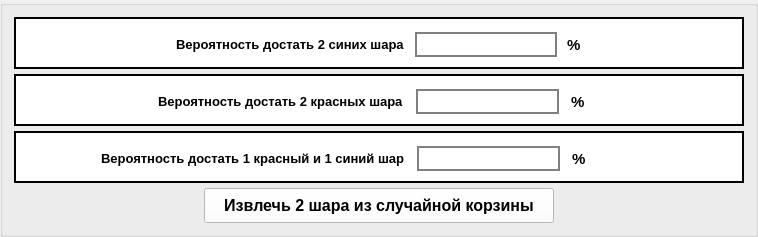
         <widget class="QGroupBox" name="Box3">
          <property name="styleSheet">
           <string notr="true">
QGroupBox#Box3 {
border: 2px solid black; /* Черная граница */
 padding: 5px;
background-color: rgb(241, 241, 241);
}
</string>
          </property>
          <layout class="QVBoxLayout" name="verticalLayout_2" stretch="0,0,0,0,0">
           <property name="spacing">
            <number>5</number>
           </property>
           <item>
            <widget class="QGroupBox" name="horizontalGroupBox_9">
             <property name="styleSheet">
              <string notr="true">background-color: rgb(255, 255, 255);
border-color: rgb(13, 13, 13);
border: 2px solid black;</string>
             </property>
             <layout class="QHBoxLayout" name="horizontalLayout_22" stretch="5,5,1">
              <property name="spacing">
               <number>4</number>
              </property>
              <property name="leftMargin">
               <number>154</number>
              </property>
              <property name="rightMargin">
               <number>152</number>
              </property>
              <item>
               <widget class="QLabel" name="label_5">
                <property name="font">
                 <font>
                  <family>Arial</family>
                  <pointsize>10</pointsize>
                  <weight>75</weight>
                  <bold>true</bold>
                 </font>
                </property>
                <property name="focusPolicy">
                 <enum>Qt::NoFocus</enum>
                </property>
                <property name="styleSheet">
                 <string notr="true">border-color: rgb(255, 255, 255);</string>
                </property>
                <property name="text">
                 <string>Вероятность достать 2 синих шара</string>
                </property>
               </widget>
              </item>
              <item>
               <widget class="QLineEdit" name="probTwoBlue">
                <property name="font">
                 <font>
                  <family>Arial</family>
                  <pointsize>12</pointsize>
                 </font>
                </property>
                <property name="styleSheet">
                 <string notr="true">border: 2px solid gray;
</string>
                </property>
                <property name="alignment">
                 <set>Qt::AlignCenter</set>
                </property>
                <property name="readOnly">
                 <bool>true</bool>
                </property>
               </widget>
              </item>
              <item>
               <widget class="QLabel" name="label_22">
                <property name="font">
                 <font>
                  <family>Arial</family>
                  <pointsize>11</pointsize>
                  <weight>75</weight>
                  <bold>true</bold>
                 </font>
                </property>
                <property name="styleSheet">
                 <string notr="true">border-color: rgb(255, 255, 255);</string>
                </property>
                <property name="text">
                 <string>%</string>
                </property>
               </widget>
              </item>
             </layout>
            </widget>
           </item>
           <item>
            <widget class="QGroupBox" name="horizontalGroupBox_10">
             <property name="styleSheet">
              <string notr="true">background-color: rgb(255, 255, 255);
border-color: rgb(13, 13, 13);
border: 2px solid black;</string>
             </property>
             <layout class="QHBoxLayout" name="horizontalLayout_23" stretch="5,5,1">
              <property name="spacing">
               <number>6</number>
              </property>
              <property name="leftMargin">
               <number>136</number>
              </property>
              <property name="rightMargin">
               <number>148</number>
              </property>
              <item>
               <widget class="QLabel" name="label_6">
                <property name="font">
                 <font>
                  <family>Arial</family>
                  <pointsize>10</pointsize>
                  <weight>75</weight>
                  <bold>true</bold>
                 </font>
                </property>
                <property name="styleSheet">
                 <string notr="true">border-color: rgb(255, 255, 255);</string>
                </property>
                <property name="text">
                 <string>Вероятность достать 2 красных шара</string>
                </property>
               </widget>
              </item>
              <item>
               <widget class="QLineEdit" name="probTwoRed">
                <property name="font">
                 <font>
                  <family>Arial</family>
                  <pointsize>12</pointsize>
                 </font>
                </property>
                <property name="styleSheet">
                 <string notr="true">border: 2px solid gray;
</string>
                </property>
                <property name="alignment">
                 <set>Qt::AlignCenter</set>
                </property>
                <property name="readOnly">
                 <bool>true</bool>
                </property>
               </widget>
              </item>
              <item>
               <widget class="QLabel" name="label_23">
                <property name="font">
                 <font>
                  <family>Arial</family>
                  <pointsize>11</pointsize>
                  <weight>75</weight>
                  <bold>true</bold>
                 </font>
                </property>
                <property name="styleSheet">
                 <string notr="true">border-color: rgb(255, 255, 255);</string>
                </property>
                <property name="text">
                 <string>%</string>
                </property>
               </widget>
              </item>
             </layout>
            </widget>
           </item>
           <item>
            <widget class="QGroupBox" name="horizontalGroupBox_8">
             <property name="styleSheet">
              <string notr="true">background-color: rgb(255, 255, 255);
border-color: rgb(13, 13, 13);
border: 2px solid black;</string>
             </property>
             <layout class="QHBoxLayout" name="horizontalLayout_21" stretch="5,5,1">
              <property name="spacing">
               <number>6</number>
              </property>
              <property name="leftMargin">
               <number>79</number>
              </property>
              <property name="rightMargin">
               <number>147</number>
              </property>
              <item>
               <widget class="QLabel" name="label_4">
                <property name="font">
                 <font>
                  <family>Arial</family>
                  <pointsize>10</pointsize>
                  <weight>75</weight>
                  <bold>true</bold>
                 </font>
                </property>
                <property name="styleSheet">
                 <string notr="true">border-color: rgb(255, 255, 255);</string>
                </property>
                <property name="text">
                 <string>Вероятность достать 1 красный и 1 синий шар</string>
                </property>
               </widget>
              </item>
              <item>
               <widget class="QLineEdit" name="probMixed">
                <property name="font">
                 <font>
                  <family>Arial</family>
                  <pointsize>12</pointsize>
                 </font>
                </property>
                <property name="styleSheet">
                 <string notr="true">border: 2px solid gray;
</string>
                </property>
                <property name="alignment">
                 <set>Qt::AlignCenter</set>
                </property>
                <property name="readOnly">
                 <bool>true</bool>
                </property>
               </widget>
              </item>
              <item>
               <widget class="QLabel" name="label_24">
                <property name="font">
                 <font>
                  <family>Arial</family>
                  <pointsize>11</pointsize>
                  <weight>75</weight>
                  <bold>true</bold>
                 </font>
                </property>
                <property name="styleSheet">
                 <string notr="true">border-color: rgb(255, 255, 255);</string>
                </property>
                <property name="text">
                 <string>%</string>
                </property>
               </widget>
              </item>
             </layout>
            </widget>
           </item>
           <item alignment="Qt::AlignHCenter">
            <widget class="QPushButton" name="extract2balls">
             <property name="minimumSize">
              <size>
               <width>350</width>
               <height>35</height>
              </size>
             </property>
             <property name="maximumSize">
              <size>
               <width>350</width>
               <height>16777215</height>
              </size>
             </property>
             <property name="font">
              <font>
               <family>Arial</family>
               <pointsize>12</pointsize>
               <weight>75</weight>
               <bold>true</bold>
              </font>
             </property>
             <property name="styleSheet">
              <string notr="true">background-color: rgb(255, 255, 255);

</string>
             </property>
             <property name="text">
              <string>Извлечь 2 шара из случайной корзины</string>
             </property>
            </widget>
           </item>
           <item>
            <layout class="QHBoxLayout" name="horizontalLayout_34"/>
           </item>
          </layout>
         </widget>
